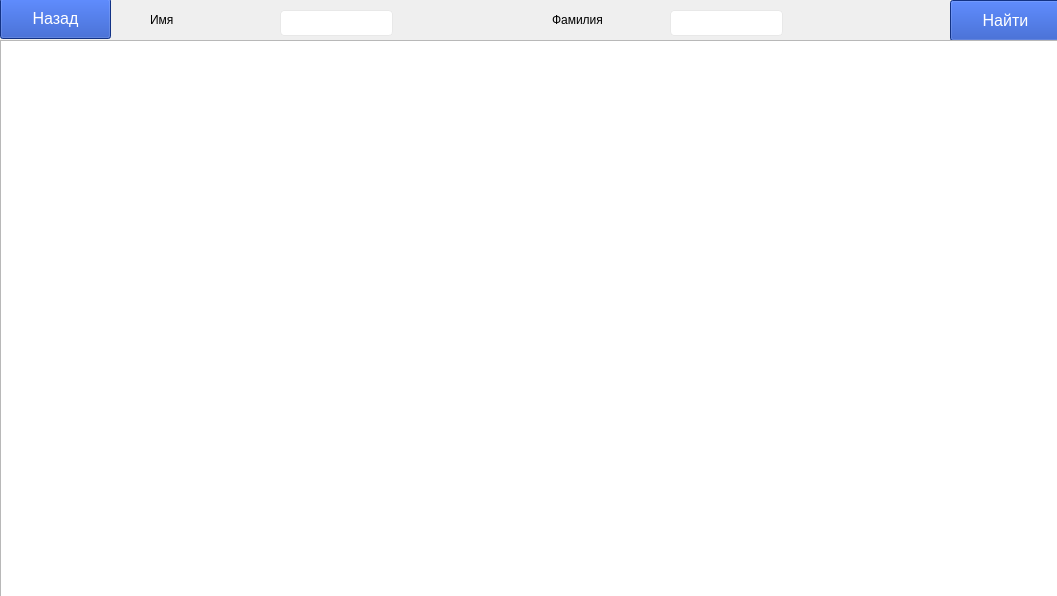
<?xml version="1.0" encoding="UTF-8"?>
<ui version="4.0">
 <class>Search</class>
 <widget class="QWidget" name="Search">
  <property name="geometry">
   <rect>
    <x>0</x>
    <y>0</y>
    <width>1057</width>
    <height>596</height>
   </rect>
  </property>
  <property name="windowTitle">
   <string>Form</string>
  </property>
  <property name="styleSheet">
   <string notr="true">QLineEdit {
	border: 1px solid #e8e8e8;
    height: 50px;
    padding-left: 14px;
    font-family: Segoe UI,sans-serif;
    font-style: normal;
    font-weight: 400;
    font-size: 18px;
    line-height: 26px;
    border-radius: 4px;
    color: #4d4d4d;
}

QPushButton {
border: 1.5px solid var(--primary-color); border-radius: 0.25rem; font-size: 16px; min-width: 98px; background-color: rgb(25, 70, 186);; color: rgb(255, 255, 255);
}</string>
  </property>
  <widget class="QPushButton" name="search">
   <property name="geometry">
    <rect>
     <x>950</x>
     <y>0</y>
     <width>111</width>
     <height>41</height>
    </rect>
   </property>
   <property name="text">
    <string>Найти</string>
   </property>
  </widget>
  <widget class="QTableView" name="tableView">
   <property name="geometry">
    <rect>
     <x>0</x>
     <y>40</y>
     <width>1061</width>
     <height>561</height>
    </rect>
   </property>
  </widget>
  <widget class="QPushButton" name="pushButton">
   <property name="geometry">
    <rect>
     <x>0</x>
     <y>-2</y>
     <width>111</width>
     <height>41</height>
    </rect>
   </property>
   <property name="text">
    <string>Назад</string>
   </property>
  </widget>
  <widget class="QLineEdit" name="name">
   <property name="geometry">
    <rect>
     <x>280</x>
     <y>10</y>
     <width>113</width>
     <height>26</height>
    </rect>
   </property>
  </widget>
  <widget class="QLineEdit" name="surname">
   <property name="geometry">
    <rect>
     <x>670</x>
     <y>10</y>
     <width>113</width>
     <height>26</height>
    </rect>
   </property>
  </widget>
  <widget class="QLabel" name="label">
   <property name="geometry">
    <rect>
     <x>150</x>
     <y>10</y>
     <width>63</width>
     <height>20</height>
    </rect>
   </property>
   <property name="text">
    <string>Имя</string>
   </property>
  </widget>
  <widget class="QLabel" name="label_2">
   <property name="geometry">
    <rect>
     <x>552</x>
     <y>10</y>
     <width>81</width>
     <height>20</height>
    </rect>
   </property>
   <property name="text">
    <string>Фамилия</string>
   </property>
  </widget>
 </widget>
 <resources/>
 <connections/>
</ui>
